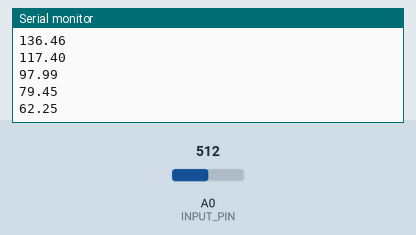
Simulated run of this sketch. Board: Arduino Uno, built with avr-gcc and run on an emulated ATmega328P. Parts: the last lines printed to the serial monitor. The inputs (shaded band) are chosen by the test bench; at power-on: A0 (INPUT_PIN) = 512.

Above: at 1.2 s.
1.3 s: A0 (INPUT_PIN) set to 716
At 1.37 s:
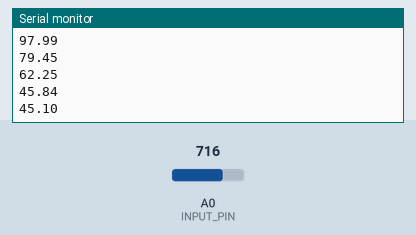
2.8 s: A0 (INPUT_PIN) set to 900
At 3.0 s:
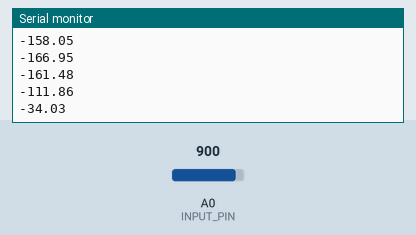
Timing chart, 0 to 5.8 s (numbered marks = the images above; inputs shaded):
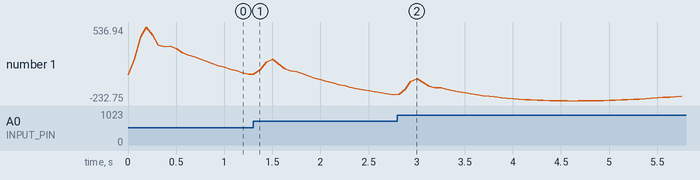

The sketch:

EEG_Arduino.ino
```cpp
#define SAMPLE_RATE 125
#define BAUD_RATE 115200
#define INPUT_PIN A0

void setup() {
    Serial.begin(BAUD_RATE); // Start serial communication with the defined baud rate
}

void loop() {
    static unsigned long past = 0;
    unsigned long present = micros();
    unsigned long interval = present - past;
    past = present;

    static long timer = 0;
    timer -= interval;

    if (timer < 0) {
        timer += 1000000 / SAMPLE_RATE;
        float sensor_value = analogRead(INPUT_PIN);
        float signal = EEGFilter(sensor_value);
        Serial.println(signal);
    }
}

// Band-Pass Butterworth IIR digital filter
float EEGFilter(float input)
{
  float output = input;
  {
    static float z1, z2; // filter section state
    float x = output - (-0.11639771*z1) - (0.04483919*z2);
    output = (0.07432421*x) + (0.14864841*z1) + (0.07432421*z2);
    z2 = z1;
    z1 = x;
  }
  {
    static float z1, z2; // filter section state
    float x = output - (-0.13361455*z1) - (0.45757204*z2);
    output = (1.00000000*x) + (2.00000000*z1) + (1.00000000*z2);
    z2 = z1;
    z1 = x;
  }
  {
    static float z1, z2; // filter section state
    float x = output - (-1.95310104*z1) - (0.95374812*z2);
    output = (1.00000000*x) + (-2.00000000*z1) + (1.00000000*z2);
    z2 = z1;
    z1 = x;
  }
  {
    static float z1, z2; // filter section state
    float x = output - (-1.98068998*z1) - (0.98132053*z2);
    output = (1.00000000*x) + (-2.00000000*z1) + (1.00000000*z2);
    z2 = z1;
    z1 = x;
  }
  return output;
}
```

Measured:
- after the input at 1.3 s, the serial monitor: prints a new line at once (image 1)
- plotted number 1: 45.84 → -166.95 after the input at 1.3 s
